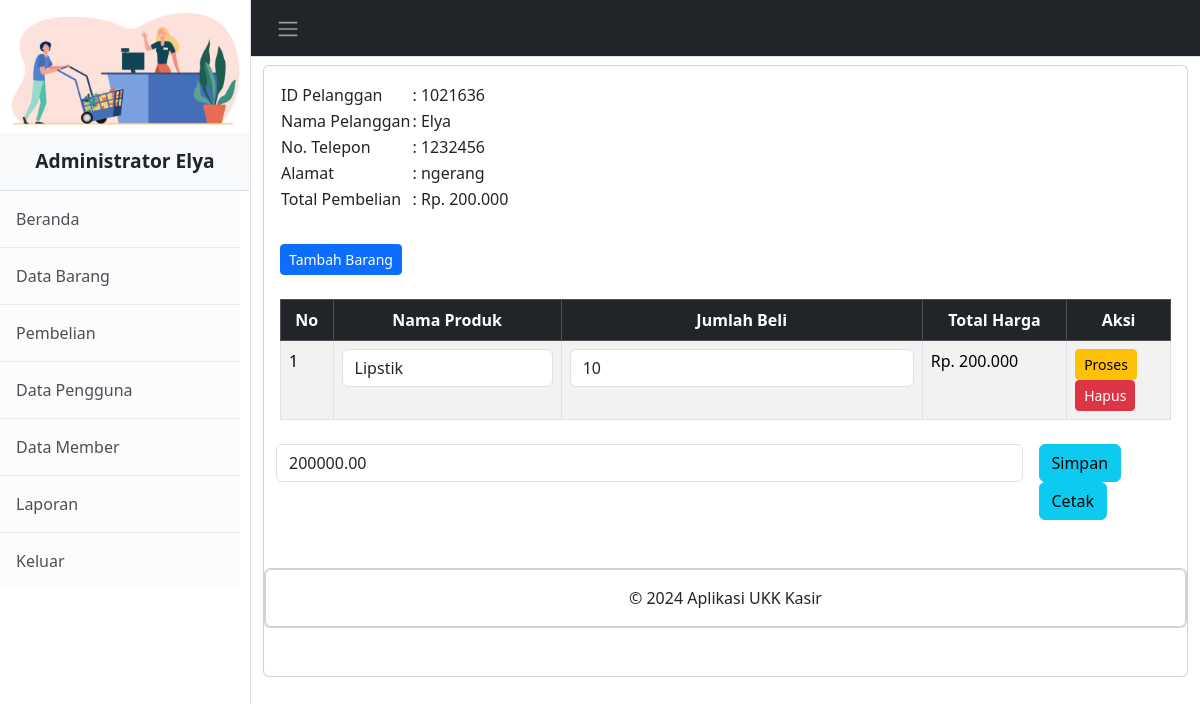
Page /administrator/detail_pembelian.php?PelangganID=1021636 (signed in) on the committed database.
### tables this page shows
CREATE TABLE `penjualan` (
  `PenjualanID` int(11) NOT NULL,
  `TanggalPenjualan` date NOT NULL,
  `TotalHarga` decimal(10,2) NOT NULL,
  `PelangganID` int(11) NOT NULL
);

CREATE TABLE `pelanggan` (
  `PelangganID` int(11) NOT NULL,
  `NamaPelanggan` varchar(30) NOT NULL,
  `Alamat` text NOT NULL,
  `NomorTelepon` text NOT NULL
);

CREATE TABLE `detailpenjualan` (
  `DetailID` int(11) NOT NULL,
  `PenjualanID` int(11) NOT NULL,
  `ProdukID` int(11) NOT NULL,
  `JumlahProduk` int(11) NOT NULL,
  `Subtotal` decimal(10,2) NOT NULL
);

CREATE TABLE `produk` (
  `ProdukID` int(11) NOT NULL,
  `NamaProduk` varchar(225) NOT NULL,
  `Harga` decimal(10,2) NOT NULL,
  `Stok` int(11) NOT NULL
);

### administrator/detail_pembelian.php (the view, shortened to what this page needs)
<?php
include "sidebar.php";
?>
<!DOCTYPE html>
<html>
<head>
	<link href="https://cdn.jsdelivr.net/npm/bootstrap@5.3.2/dist/css/bootstrap.min.css" rel="stylesheet">
</head>
<body>
	<div class="container-fluid">
		<div class="content">
<div class="card mt-2">
	<div class="card-body">
		<?php
		include '../koneksi.php';
		$PelangganID = $_GET['PelangganID'];
		$data = mysqli_query($koneksi,"SELECT * FROM pelanggan INNER JOIN penjualan ON pelanggan.PelangganID=penjualan.PelangganID");
		while($d = mysqli_fetch_array($data)){
			?>
			<?php if ($d['PelangganID'] == $PelangganID) { ?>
				<table>
					<tr>
						<td>ID Pelanggan</td>
						<td>: <?php echo $d['PelangganID']; ?></td>
					</tr>
					<tr>
						<td>Nama Pelanggan</td>
						<td>: <?php echo $d['NamaPelanggan']; ?></td>
					</tr>
					<tr>
						<td>No. Telepon</td>
						<td>: <?php echo $d['NomorTelepon']; ?></td>
					</tr>
					<tr>
						<td>Alamat</td>
						<td>: <?php echo $d['Alamat']; ?></td>
					</tr>
					<tr>
						<td>Total Pembelian</td>
						<td>: Rp. <?php echo number_format($d['TotalHarga'], 0, ',', '.'); ?></td>
					</tr>
				</table>
				<form method="post" action="tambah_detail_penjualan.php">
					<input type="text" name="PelangganID" value="<?php echo $d['PelangganID']; ?>" hidden><br>
					<button type="submit" class="btn btn-primary btn-sm mt-2">
						Tambah Barang
					</button>
				</form>
				<br>
				<div class="table">
		        <table class="table table-striped table-bordered">
		          <thead>
		            <tr class="table-dark" class="fw-bold" align="center">
							<th>No</th>
							<th>Nama Produk</th>
							<th>Jumlah Beli</th>
							<th>Total Harga</th>
							<th>Aksi</th>
						</tr>
					</thead>
					<tbody>
						<?php
						include '../koneksi.php';
						$nos = 1;
						$detailpenjualan = mysqli_query($koneksi,"SELECT * FROM detailpenjualan");
						while($d_detailpenjualan = mysqli_fetch_array($detailpenjualan)){
							?>
							<?php
							if ($d_detailpenjualan['PenjualanID'] == $d['PenjualanID']) { ?>
								<tr>
									<td><?php echo $nos++; ?></td>
									<td>
										<form action="simpan_barang_beli.php" method="post">
											<div class="form-group">
												<select name="ProdukID" class="form-control" onchange="this.form.submit()">
													<?php
													include '../koneksi.php';
													$produk = mysqli_query($koneksi,"SELECT * FROM produk");
													while($d_produk = mysqli_fetch_array($produk)){
														?>
														<option value="<?php echo $d_produk['ProdukID']; ?>" <?php if ($d_produk['ProdukID']==$d_detailpenjualan['ProdukID']) { echo "selected"; } ?>><?php echo $d_produk['NamaProduk']; ?></option>
													<?php } ?>
												</select>
											</div>
										</form>
									</td>
									<td>
										<form method="post" action="hitung_subtotal.php">
											<div class="form-group">
												<input type="number" name="JumlahProduk" value="<?php echo $d_detailpenjualan['JumlahProduk']; ?>" class="form-control">
											</div>
										</td>
										<td>Rp. <?php echo number_format($d_detailpenjualan['Subtotal'], 0, ',', '.'); ?></td>
										<td>
											<button type="submit" class="btn btn-warning btn-sm">Proses</button>
										<form method="post" action="hapus_detail_pembelian.php">
											<button type="submit" class="btn btn-danger btn-sm">Hapus</button>
										</form>
									</td>
								</tr>
							<?php } else {
								?>
								<?php
							}
						}
						?>
					</tbody>
				</table>
				<form method="post" action="simpan_total_harga.php">
					<?php
					include '../koneksi.php';
					$detailpenjualan = mysqli_query($koneksi, "SELECT SUM(Subtotal) AS TotalHarga FROM detailpenjualan WHERE 	PenjualanID='$d[PenjualanID]'");
					$row = mysqli_fetch_assoc($detailpenjualan);
					$sum = $row['TotalHarga'];
					?>
					<div class="row">
						<div class="col-sm-10">
							<div class="form-group">
								<input type="text" class="form-control" name="TotalHarga" value="<?php echo $sum; ?>">
							</div>
						</div>
						<div class="col-sm-2">
							<div class="form-group">
								<button class="btn btn-info" type="submit">Simpan</button>
								<a href="cetak_struk.php" target="_blank" class="btn btn-info">Cetak</a>
							</div>
						</div>
					</div>
				</form>
			<?php } else { ?>
				<?php
			}
		}
		?>
	</div>
</div>
<?php
include "footer.php";
?>

### rows in the picture
penjualan: PelangganID "1021636", PelangganID.NamaPelanggan "Elya", PelangganID.NomorTelepon "1232456", PelangganID.Alamat "ngerang", TotalHarga "200.000", TotalHarga "200000.00"
detailpenjualan: ProdukID "Lipstik", JumlahProduk "10", Subtotal "200.000"
